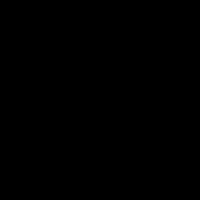
Frame 1 (no input)
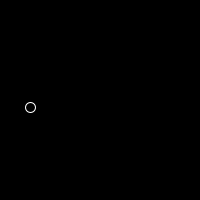
Frame 60 (the mouse pressed at the canvas centre just before this capture)
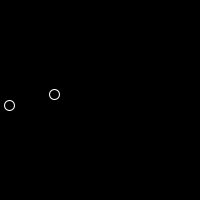
Frame 120 (the mouse held since frame 60 and released just before this capture)

The Processing sketch that drew these frames (run headless with seeded random() and noise(); from frame 60 on, the mouse is pressed at the canvas centre):

// Processing sketch: sflake1
// ── sflake1.pde
float dia = 10;
float spd = 3;
Flake cur;  //current flake
ArrayList<Flake> flakes;

void setup() {
  size(200, 200);
  flakes = new ArrayList<Flake> ();
  createAddFlake();
}

void draw() {
  background(0);

  if (!cur.stopped() && !cur.collided()) {
    cur.move();
  } else {
    createAddFlake();
  }

  showFlakes();
}

void showFlakes() {
  for (Flake f : flakes) {
    f.show();
  }
}

void createAddFlake() {
  cur = new Flake(width+dia, (float)height/2);
  flakes.add(cur);
}

// ── Flake.pde
class Flake {
  float x, y, d;

  Flake(float x_, float y_) {
    x = x_;
    y = y_;
    d = dia;
  }

  void show() {
    noFill();
    stroke(255);
    ellipse(x, y, dia, dia);
  }

  void move() {
    x -= spd;
    y += (int)(Math.random()*3)-1;
  }

  boolean stopped() {
    boolean res = false;
    if (x <= dia) {
      res = true;
    }
    return res;
  }

  boolean collided() {
    boolean ret = false;
    for (Flake f : flakes) {
      if (this != f) {
        if (dist(f.x, f.y, x, y) <= dia) {
          ret = true;
          continue;
        }
      }
    }
    return ret;
  }
}
